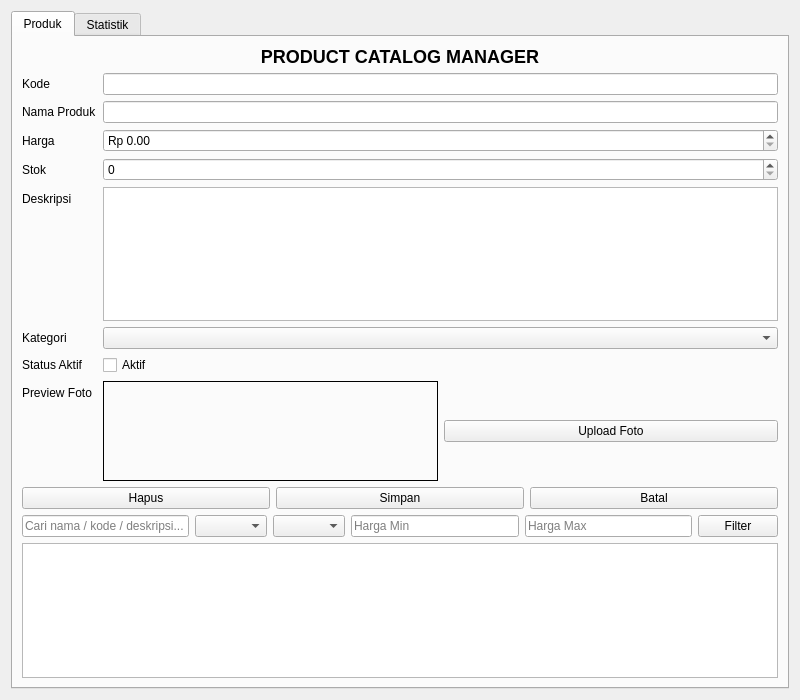
<?xml version="1.0" encoding="UTF-8"?>
<ui version="4.0">
 <class>FormProduk</class>
 <widget class="QWidget" name="FormProduk">
  <property name="geometry">
   <rect>
    <x>0</x>
    <y>0</y>
    <width>800</width>
    <height>700</height>
   </rect>
  </property>
  <property name="windowTitle">
   <string>Product Catalog Manager</string>
  </property>
  <layout class="QVBoxLayout" name="mainLayout">
   <item>
    <widget class="QTabWidget" name="tabWidget">
     <property name="currentIndex">
      <number>0</number>
     </property>
     <widget class="QWidget" name="tabCRUD">
      <attribute name="title">
       <string>Produk</string>
      </attribute>
      <layout class="QVBoxLayout" name="crudLayout">
       <item>
        <widget class="QLabel" name="label_judul">
         <property name="text">
          <string>&lt;h2&gt;PRODUCT CATALOG MANAGER&lt;/h2&gt;</string>
         </property>
         <property name="alignment">
          <set>Qt::AlignCenter</set>
         </property>
        </widget>
       </item>
       <item>
        <layout class="QFormLayout" name="formLayout">
         <item row="0" column="0">
          <widget class="QLabel" name="label_kode">
           <property name="text">
            <string>Kode</string>
           </property>
          </widget>
         </item>
         <item row="0" column="1">
          <widget class="QLineEdit" name="input_kode"/>
         </item>
         <item row="1" column="0">
          <widget class="QLabel" name="label_nama">
           <property name="text">
            <string>Nama Produk</string>
           </property>
          </widget>
         </item>
         <item row="1" column="1">
          <widget class="QLineEdit" name="input_nama"/>
         </item>
         <item row="2" column="0">
          <widget class="QLabel" name="label_harga">
           <property name="text">
            <string>Harga</string>
           </property>
          </widget>
         </item>
         <item row="2" column="1">
          <widget class="QDoubleSpinBox" name="input_harga">
           <property name="prefix">
            <string>Rp </string>
           </property>
           <property name="maximum">
            <double>9999999.000000000000000</double>
           </property>
          </widget>
         </item>
         <item row="3" column="0">
          <widget class="QLabel" name="label_stok">
           <property name="text">
            <string>Stok</string>
           </property>
          </widget>
         </item>
         <item row="3" column="1">
          <widget class="QSpinBox" name="input_stok"/>
         </item>
         <item row="4" column="0">
          <widget class="QLabel" name="label_deskripsi">
           <property name="text">
            <string>Deskripsi</string>
           </property>
          </widget>
         </item>
         <item row="4" column="1">
          <widget class="QTextEdit" name="input_deskripsi"/>
         </item>
         <item row="5" column="0">
          <widget class="QLabel" name="label_kategori">
           <property name="text">
            <string>Kategori</string>
           </property>
          </widget>
         </item>
         <item row="5" column="1">
          <widget class="QComboBox" name="input_kategori"/>
         </item>
         <item row="6" column="0">
          <widget class="QLabel" name="label_status">
           <property name="text">
            <string>Status Aktif</string>
           </property>
          </widget>
         </item>
         <item row="6" column="1">
          <widget class="QCheckBox" name="input_status">
           <property name="text">
            <string>Aktif</string>
           </property>
          </widget>
         </item>
         <item row="7" column="0">
          <widget class="QLabel" name="label_foto">
           <property name="text">
            <string>Preview Foto</string>
           </property>
          </widget>
         </item>
         <item row="7" column="1">
          <layout class="QHBoxLayout" name="fotoLayout">
           <item>
            <widget class="QLabel" name="preview_foto">
             <property name="minimumSize">
              <size>
               <width>100</width>
               <height>100</height>
              </size>
             </property>
             <property name="frameShape">
              <enum>QFrame::Box</enum>
             </property>
             <property name="scaledContents">
              <bool>false</bool>
             </property>
            </widget>
           </item>
           <item>
            <widget class="QPushButton" name="btnUploadFoto">
             <property name="text">
              <string>Upload Foto</string>
             </property>
            </widget>
           </item>
          </layout>
         </item>
        </layout>
       </item>
       <item>
        <layout class="QHBoxLayout" name="buttonLayout">
         <item>
          <widget class="QPushButton" name="btnHapus">
           <property name="text">
            <string>Hapus</string>
           </property>
          </widget>
         </item>
         <item>
          <widget class="QPushButton" name="btnSimpan">
           <property name="text">
            <string>Simpan</string>
           </property>
          </widget>
         </item>
         <item>
          <widget class="QPushButton" name="btnReset">
           <property name="text">
            <string>Batal</string>
           </property>
          </widget>
         </item>
        </layout>
       </item>
       <item>
        <layout class="QHBoxLayout" name="filterLayout">
         <item>
          <widget class="QLineEdit" name="input_search">
           <property name="placeholderText">
            <string>Cari nama / kode / deskripsi...</string>
           </property>
          </widget>
         </item>
         <item>
          <widget class="QComboBox" name="filter_kategori"/>
         </item>
         <item>
          <widget class="QComboBox" name="filter_status"/>
         </item>
         <item>
          <widget class="QLineEdit" name="filter_harga_min">
           <property name="placeholderText">
            <string>Harga Min</string>
           </property>
          </widget>
         </item>
         <item>
          <widget class="QLineEdit" name="filter_harga_max">
           <property name="placeholderText">
            <string>Harga Max</string>
           </property>
          </widget>
         </item>
         <item>
          <widget class="QPushButton" name="btnFilter">
           <property name="text">
            <string>Filter</string>
           </property>
          </widget>
         </item>
        </layout>
       </item>
       <item>
        <widget class="QTableWidget" name="tableProduk"/>
       </item>
      </layout>
     </widget>
     <widget class="QWidget" name="tabStatistik">
      <attribute name="title">
       <string>Statistik</string>
      </attribute>
      <layout class="QVBoxLayout" name="statistikLayout">
       <item>
        <widget class="QLabel" name="label_chart_judul">
         <property name="text">
          <string>&lt;h3&gt;Statistik Produk per Kategori&lt;/h3&gt;</string>
         </property>
         <property name="alignment">
          <set>Qt::AlignCenter</set>
         </property>
        </widget>
       </item>
       <item>
        <widget class="QLabel" name="label_total">
         <property name="styleSheet">
          <string>font-weight: bold;</string>
         </property>
         <property name="text">
          <string>Total Produk: 0</string>
         </property>
         <property name="alignment">
          <set>Qt::AlignCenter</set>
         </property>
        </widget>
       </item>
       <item>
        <widget class="QLabel" name="label_aktif">
         <property name="text">
          <string>Produk Aktif: 0</string>
         </property>
         <property name="alignment">
          <set>Qt::AlignCenter</set>
         </property>
        </widget>
       </item>
       <item>
        <widget class="QLabel" name="label_nonaktif">
         <property name="text">
          <string>Produk Tidak Aktif: 0</string>
         </property>
         <property name="alignment">
          <set>Qt::AlignCenter</set>
         </property>
        </widget>
       </item>
       <item>
        <widget class="QWidget" name="chartWidget" native="true"/>
       </item>
      </layout>
     </widget>
    </widget>
   </item>
  </layout>
 </widget>
 <resources/>
 <connections/>
</ui>
